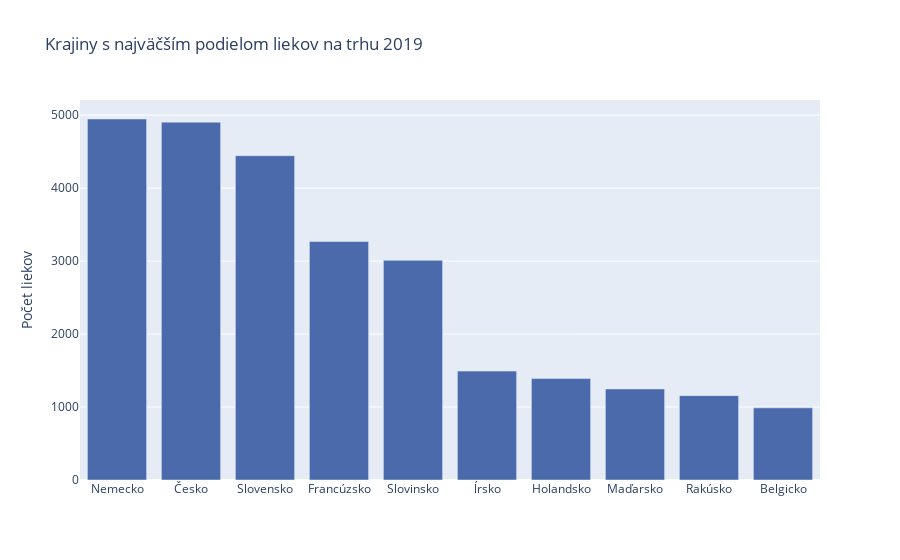

Notebook cell for this chart:
### Code cell
px.bar(table2019tab2.head(10), x='STAT_popis', y='number', title='Krajiny s najväčším podielom liekov na trhu 2019', color_discrete_sequence=[modra],labels={'STAT_popis': '', 'number':'Počet liekov'})

### Figure 1 — Plotly figure (JSON) as saved in the notebook; plotly's stock layout.template omitted (floating-point values rounded to 4 significant figures)
{"data": [{"alignmentgroup": "True", "hovertemplate": "=%{x}<br>Počet liekov=%{y}<extra></extra>", "legendgroup": "", "marker": {"color": "#4B6AAB"}, "name": "", "offsetgroup": "", "orientation": "v", "showlegend": false, "textposition": "auto", "type": "bar", "x": ["Nemecko", "Česko", "Slovensko", "Francúzsko", "Slovinsko", "ĺrsko", "Holandsko", "Maďarsko", "Rakúsko", "Belgicko"], "xaxis": "x", "y": [4947, 4904, 4444, 3268, 3010, 1492, 1390, 1248, 1156, 989], "yaxis": "y"}], "layout": {"barmode": "relative", "legend": {"tracegroupgap": 0}, "title": {"text": "Krajiny s najväčším podielom liekov na trhu 2019"}, "xaxis": {"anchor": "y", "domain": [0, 1], "title": {"text": ""}}, "yaxis": {"anchor": "x", "domain": [0, 1], "title": {"text": "Počet liekov"}}}}
